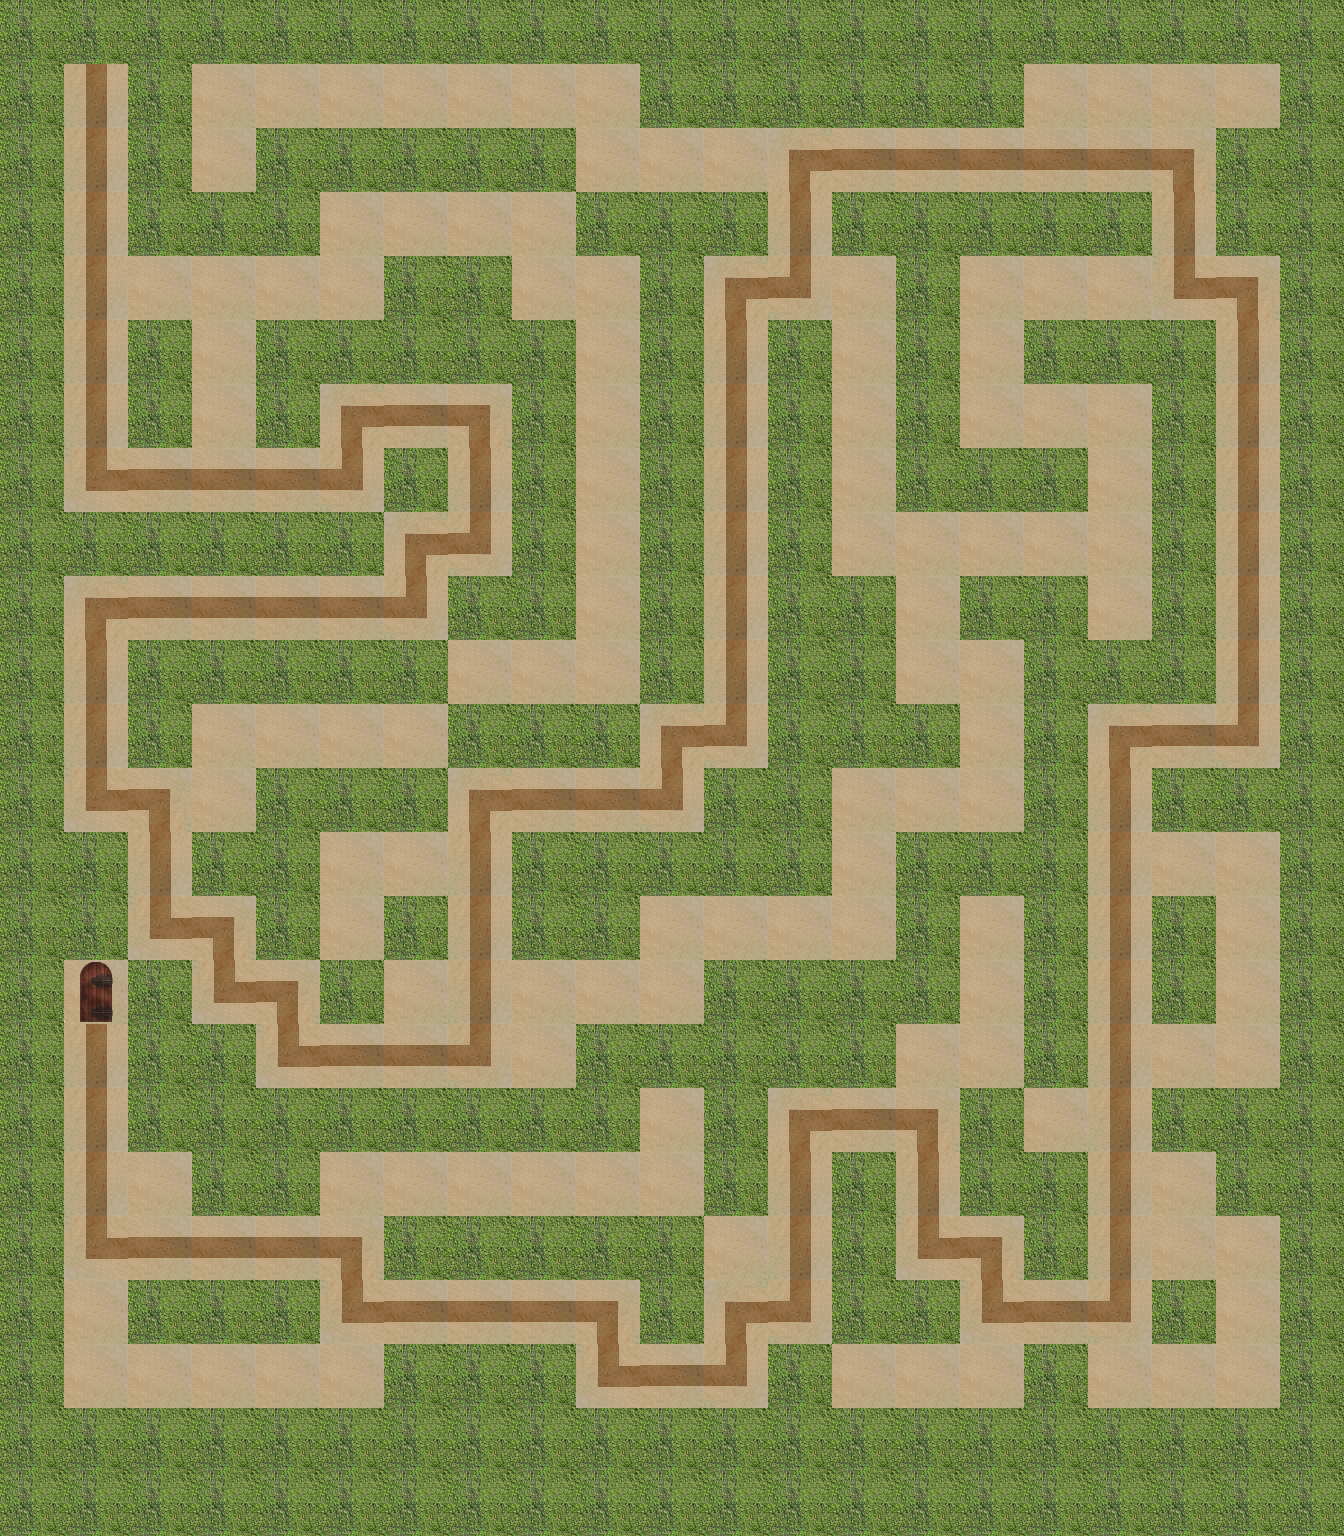

This game map was drawn from its Tiled (.tmx) file and the tilesets committed beside it. A one-line description and the trimmed map source follow:
An orthogonal 21x24 tile map with 64x64 px tiles, 4 tile layers (path, wall, hint, end), 1 hidden layer not drawn.

<map version="1.0" orientation="orthogonal" renderorder="right-down" width="21" height="24" tilewidth="64" tileheight="64">
 <properties>
  <property name="bestTimePossible" value="33" />
  <property name="viewSize" value="5" />
 </properties>
 <tileset firstgid="1" name="sandbush" tilewidth="64" tileheight="64">
  <image source="sandbush.png" width="256" height="192" />
 </tileset>
 <layer name="path" width="21" height="24">
  <data>[504 cells, 225 non-empty, 1 distinct tile ids]</data>
 </layer>
 <layer name="wall" width="21" height="24">
  <data>[504 cells, 279 non-empty, 1 distinct tile ids]</data>
 </layer>
 <layer name="hint" width="21" height="24">
  <data>[504 cells, 110 non-empty, 6 distinct tile ids]</data>
 </layer>
 <layer name="start" width="21" height="24" visible="0">
  <data>[504 cells, 1 non-empty, 1 distinct tile ids]</data>
 </layer>
 <layer name="end" width="21" height="24">
  <data>[504 cells, 1 non-empty, 1 distinct tile ids]</data>
 </layer>
</map>
